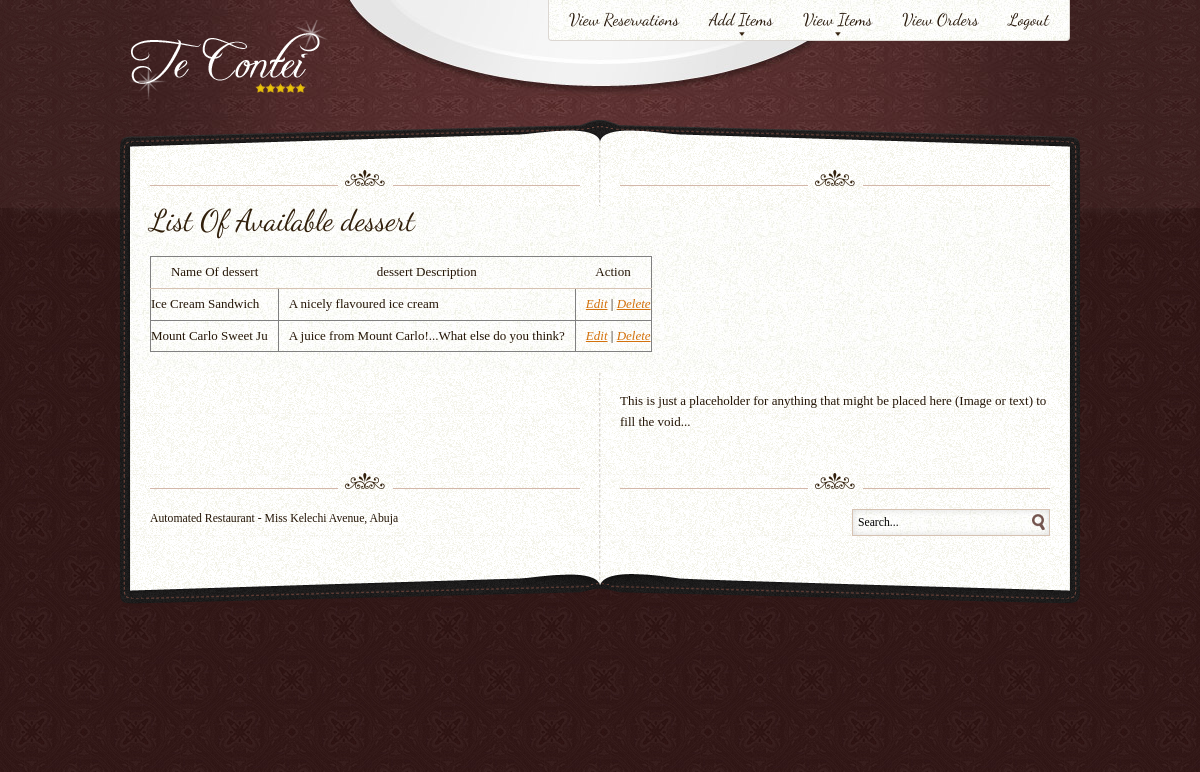
Screenshot of /view_dessert.php with the database file from the repository.
### tables this page shows
CREATE TABLE IF NOT EXISTS `dessert` (
  `id` int(11) NOT NULL AUTO_INCREMENT,
  `dessert_name` varchar(20) NOT NULL,
  `dessert_details` text NOT NULL,
  PRIMARY KEY (`id`)
);

### view_dessert.php (the view, shortened to what this page needs)
<?php
	include 'dashboard_header.php';
	include 'db.php';
?>
	<?php
		try {
		    $sql = "SELECT * FROM dessert";
		    $result = $pdo->query($sql);
		    } catch (PDOException $e) {
		      echo "No dessert found";
		      $e->getMessage();
		    }
		    while($row = $result->fetch()){
		      $rows[] = array("id" => $row['id'], "dessert_name" => $row['dessert_name'], "dessert_details" => $row['dessert_details']);
		    }
	 ?>
	<div id="carte">
		<div id="carte-top" class="wrap"></div>
		<div id="content-block" class="wrap">
		<div class="separator top-separator content left"></div>
		<div class="separator top-separator content right"></div>
		<div id="main" class="content fullwidth">
		<article class="article art">
		<div class="article-body">
			<h2>List Of Available dessert</h2>
			<table border="1">
				<thead>
					<tr>
						<th>Name Of dessert</th>
						<th>dessert Description</th>
						<th>Action</th>
					</tr>
				</thead>
				    <?php foreach ($rows as $dessert_list): ?>
				<tbody>
					<tr>
						<td>
							<?php echo htmlspecialchars($dessert_list['dessert_name']); ?>
						</td>
						<td>
							<?php echo htmlspecialchars($dessert_list['dessert_details']); ?>
						</td>
						<td>
							<a href="edit_dessert.php?id=<?php echo $dessert_list['id']; ?>">Edit</a> | <a href="delete_dessert.php?id=<?php echo $dessert_list['id']; ?>" onclick="return confirm('Are you sure you want to delete this dessert?');">Delete</a>
      					</td>
					</tr>
				</tbody>
					<?php endforeach; ?>
			</table>
		</div>
	</article>
	</div>
	<div class="sidebar content">
	<div class="module">
		<p>
			This is just a placeholder for anything that might be placed here (Image or text) to fill the void...
		</p>
	</div>
	</div>
	<?php
		include 'carte-footer.php';
	?>
	</div>
	<div id="carte-bottom" class="clear wrap"></div>
	</div>
 <?php
 	include 'dashboard_footer.php';
  ?>

### css/template.css (style rules this page uses)
body,div,dl,dt,dd,ul,ol,li,h1,h2,h3,h4,h5,h6,pre,form,fieldset,input,textarea,p,blockquote,th,td { margin: 0; padding: 0; }
table { border-collapse: collapse; border-spacing: 0; }
address,caption,code,dfn,th,var { font-style: normal; font-weight: normal; }
header, nav, article, footer, address, figure, figcaption, details { display: block; }
body { font: 13px/1.6em 'Droid Serif', Georgia, serif; padding: 0 0 40px; color: #241506; background: #351615 url(../images/cloth-bewitched.jpg) 50% 208px; }
p,table { margin: 1.5em 0; }
a { font-style: italic; }
h1, h2, h3, h4, h5, h6 { font-family: Helvetica, arial, sans-serif; font-size: 100%; font-weight: normal; line-height: 100%; margin: 0 0 20px; color: #311f0b; }
h2 { font-size: 1.8em; }
#carte { position: relative; margin: -60px 0 40px; }
#content-block { min-height: 400px; background: url(../images/menu.png) repeat-y 50% 0; }
#carte-top, #carte-bottom { height: 50px; background: url(../images/menu.png) no-repeat 8px 0; }
#carte-bottom { height: 34px; background-position: -1936px 100%; }
.content { width: 430px; padding: 0 20px; }
.wrap { width: 940px; margin: 0 auto; padding: 0 20px; }
#main { position: relative; float: left; z-index: 2; overflow: hidden; }
.fullwidth { width: 900px; background: url(../images/paper.jpg); }
.sidebar { float: right; }
.sidebar .module { margin: 0 0 20px; }
.clearfix:after, .article:after, .wrap:after, .col-last:after { content: "."; display: block; clear: both; visibility: hidden; line-height: 0; height: 0; }
.clear { clear: both; }
.left, .caption-wrap-left { float: left; }
.right, .caption-wrap-right { float: right; }
.separator { height: 16px; width: 430px; margin: 20px 0; background: url(../images/separator.png) no-repeat 50% 50%; }
.top-separator { margin-top: 0; }
.fullwidth .article { max-width: 100% !important; }
th { padding: 5px 10px; border-right: 1px solid #D6C2B2; }
thead th, thead tr.tr-odd { padding: 5px 10px; background: transparent; border: 0; border-bottom: 1px solid #D6C2B2; }
td { padding: 5px 10px; }
tr td:first-child { padding-left: 0; }
tr td:last-child { padding-right: 0; }

### rows the page displays
dessert: dessert_name "Ice Cream Sandwich", dessert_details "A nicely flavoured ice cream"
dessert: dessert_name "Mount Carlo Sweet Ju", dessert_details "A juice from Mount Carlo!...What else do you think?"
